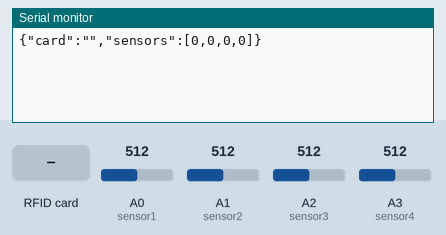
A sketch run on a simulated Arduino Uno, built with avr-gcc and run on an emulated ATmega328P. Parts: the last lines printed to the serial monitor. The test bench sets the inputs (shaded band); at power-on: A0 (sensor1) = 512, A1 (sensor2) = 512, A2 (sensor3) = 512, A3 (sensor4) = 512.

Above: at 1.2 s.
1.3 s: RFID card 5E 7A 19 C4 held to the reader
At 4.3 s:
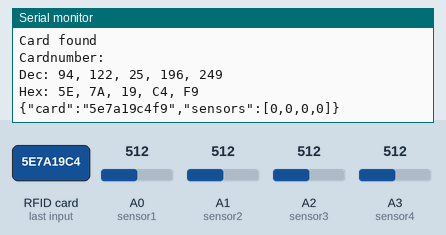
4.8 s: A0 (sensor1) set to 190
At 7.1 s:
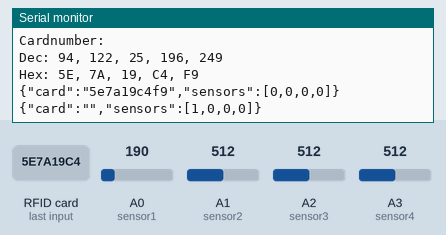
8.3 s: A1 (sensor2) set to 190
At 10.5 s:
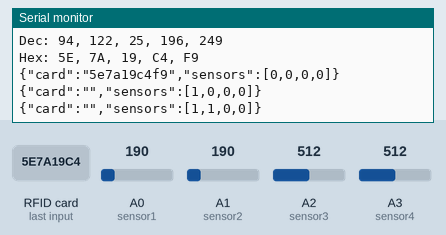
11.8 s: A2 (sensor3) set to 190
At 13.8 s:
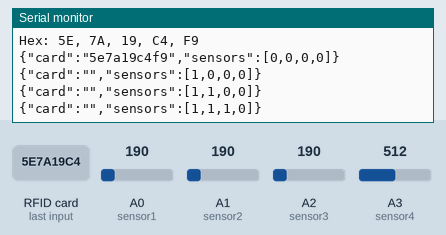
15.3 s: A3 (sensor4) set to 190
At 15.9 s:
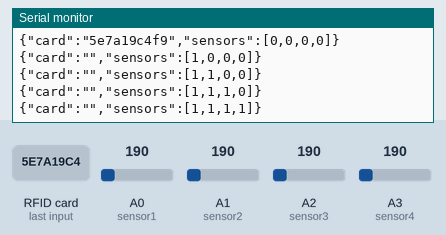
18.8 s: A0 (sensor1) set to 210
At 22.6 s:
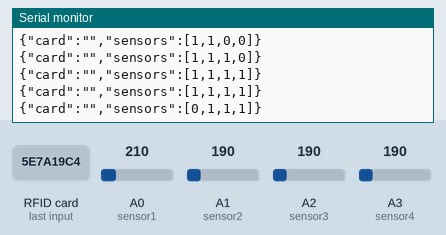

Measured:
- after the input at 1.3 s, the serial monitor: prints a new line after 1.8 s (image 1)
- after the input at 4.8 s, the serial monitor: prints a new line after 1.5 s (image 2)
- after the input at 8.3 s, the serial monitor: prints a new line after 1.0 s (image 3)
- after the input at 11.8 s, the serial monitor: prints a new line after 0.57 s (image 4)
- after the input at 15.3 s, the serial monitor: prints a new line after 0.13 s (image 5)
- after the input at 18.8 s, the serial monitor: prints a new line after 2.8 s (image 6)

The sketch:

parking.ino
```cpp
/*
 smart car parking
  this system provides an effecient solution to parking and provides a way od digital payment by using card , this allow the client pay the exact amount
  of money of the amount of time in our parking slot
  https://www.enlabs.rw
  modified 20 sept 2021
  by enlightenment labs

  This copy is issued under the lisence of enightenment labs .
  and has access to enlabs servers under the subdomain of http://parking.enlabs.rw
   email:info@enlabs.rw
         abayo.h.enock@enlabs.rw

  ====>to your  projects , contact us on the lnk below
  http://www.enlabs.rw/projects
*/
#include <SoftwareSerial.h>
#include <SPI.h>
#include <RFID.h>
#define SS_PIN 10
#define RST_PIN 9
SoftwareSerial esp(2, 3);// the pins for arduino communication to esp RX and TX respectively
RFID rfid(SS_PIN, RST_PIN);
// Setup variables:
int serNum0;
int serNum1;
int serNum2;
int serNum3;
int serNum4;
int sensor1 = A0;// pins that the sensors are connected to
int sensor2 = A1;
int sensor3 = A2;
int sensor4 = A3;
String card_num = "";// the variable to hold the cuard number
int lot1 = 0; int lot2 = 0; int lot3 = 0; int lot4 = 0; // variables to hold the status of  the parking lots
unsigned int lasttime=0;
void setup()
{
  Serial.begin(9600);
  esp.begin(9600);
  SPI.begin();
  rfid.init();
  pinMode(sensor1, INPUT);
  pinMode(sensor2, INPUT);
  pinMode(sensor3, INPUT);
  pinMode(sensor4, INPUT);

}

void loop()
{
  lot1 = lot2 = lot3 = lot4 = 0 ; // to initialise the varible back to zero
  card_num = "";
  unsigned int currenttime=millis();
  if(currenttime-lasttime>=15000){/* to initialise the variable back to zero after 15 seconds or you can c
    hange it as deisired, this prevents from submitting the card twice since it may temper with results */
    serNum0=serNum1=serNum2=serNum3=serNum4=0;
    }

  if (rfid.isCard()) {
    if (rfid.readCardSerial()) {
      if (rfid.serNum[0] != serNum0
          && rfid.serNum[1] != serNum1
          && rfid.serNum[2] != serNum2
          && rfid.serNum[3] != serNum3
          && rfid.serNum[4] != serNum4
         ) {
        /* With a new cardnumber, show it. */
        Serial.println(" ");
        Serial.println("Card found");
        serNum0 = rfid.serNum[0];
        serNum1 = rfid.serNum[1];
        serNum2 = rfid.serNum[2];
        serNum3 = rfid.serNum[3];
        serNum4 = rfid.serNum[4];

        card_num += String(rfid.serNum[0], HEX) ;
        card_num += String(rfid.serNum[1], HEX) ;
        card_num += String(rfid.serNum[2], HEX) ;
        card_num += String(rfid.serNum[3], HEX) ;
        card_num += String(rfid.serNum[4], HEX) ;
lasttime=millis();

        //Serial.println(" ");
        Serial.println("Cardnumber:");
        Serial.print("Dec: ");
        Serial.print(rfid.serNum[0], DEC);
        Serial.print(", ");
        Serial.print(rfid.serNum[1], DEC);
        Serial.print(", ");
        Serial.print(rfid.serNum[2], DEC);
        Serial.print(", ");
        Serial.print(rfid.serNum[3], DEC);
        Serial.print(", ");
        Serial.print(rfid.serNum[4], DEC);
        Serial.println(" ");

        Serial.print("Hex: ");
        Serial.print(rfid.serNum[0], HEX);
        Serial.print(", ");
        Serial.print(rfid.serNum[1], HEX);
        Serial.print(", ");
        Serial.print(rfid.serNum[2], HEX);
        Serial.print(", ");
        Serial.print(rfid.serNum[3], HEX);
        Serial.print(", ");
        Serial.print(rfid.serNum[4], HEX);
        Serial.println(" ");
      } else {
        /* If we have the same ID, just write a dot. */
        Serial.print(".");
      }
    }
  }

  rfid.halt();

  if (analogRead(sensor1) < 200) {
    lot1 = 1;
  }
  if (analogRead(sensor2) < 200) {
    lot2 = 1;
  }
  if (analogRead(sensor3) < 200) {
    lot3 = 1;
  }
  if (analogRead(sensor4) < 200) {
    lot4 = 1;
  }
  String gets_link = "";
  gets_link += "{\"card\":\"";
  gets_link += card_num + "\",\"sensors\":";
  gets_link += "[" + String(lot1) + "," + String(lot2) + "," + String(lot3) + "," + String(lot4) + "]" + "}";

  Serial.println(gets_link);
  esp.println(gets_link);//print the data to esp in a JSON format so that we can deserialize the data in the esp
  delay(3000);

}
```
